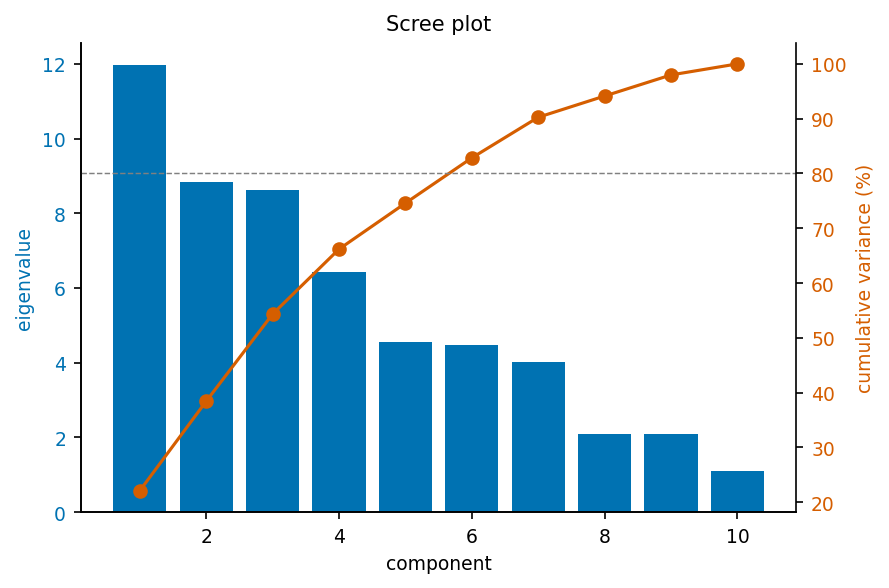

The Python source for this figure:
"""scree_plot: 特征值碎石图（PCA 选维度）."""
import sys, os; sys.path.insert(0, os.path.join(os.path.dirname(os.path.abspath(__file__)), '..', '..', '_utils', 'python'))
import numpy as np
import matplotlib.pyplot as plt
from theme import apply_theme
from palette import cycle

def make_figure(title='Scree plot'):
    apply_theme()
    rng = np.random.default_rng(5)
    eigvals = sorted(rng.exponential(2, 10) + np.linspace(8, 0.1, 10), reverse=True)
    cum = np.cumsum(eigvals) / sum(eigvals) * 100
    x = np.arange(1, len(eigvals)+1)
    fig, ax1 = plt.subplots()
    ax1.bar(x, eigvals, color=cycle(0), label='eigenvalue')
    ax1.set_xlabel('component'); ax1.set_ylabel('eigenvalue', color=cycle(0))
    ax1.tick_params(axis='y', labelcolor=cycle(0))
    ax2 = ax1.twinx()
    ax2.plot(x, cum, '-o', color=cycle(1), label='cumulative %')
    ax2.set_ylabel('cumulative variance (%)', color=cycle(1))
    ax2.tick_params(axis='y', labelcolor=cycle(1))
    ax2.spines['right'].set_visible(True)
    ax2.axhline(80, color='gray', linestyle='--', linewidth=0.7)
    ax1.set_title(title); fig.tight_layout()
    return fig

if __name__ == '__main__':
    fig = make_figure(); fig.savefig(__file__.replace('.py', '.png'), dpi=150)
